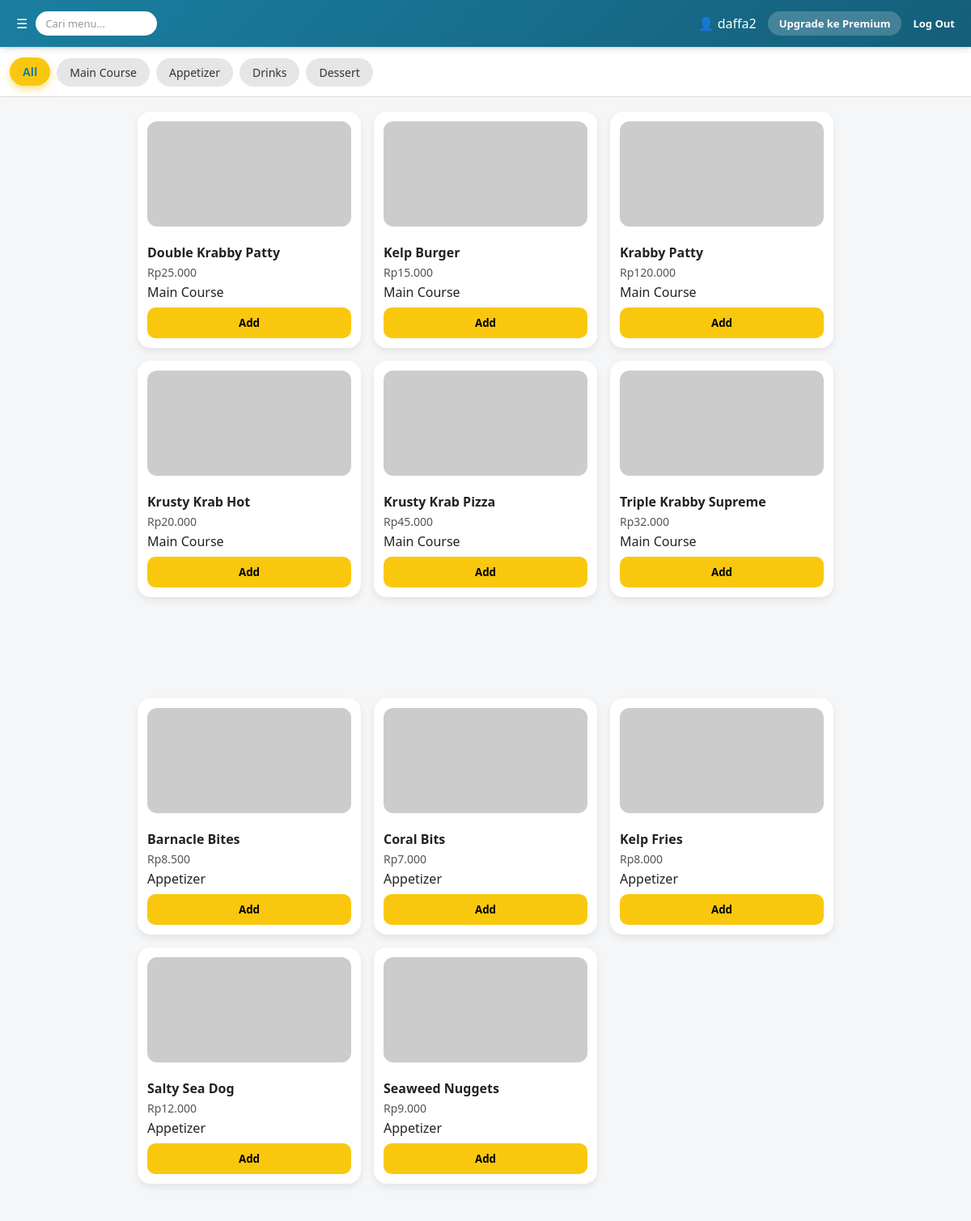
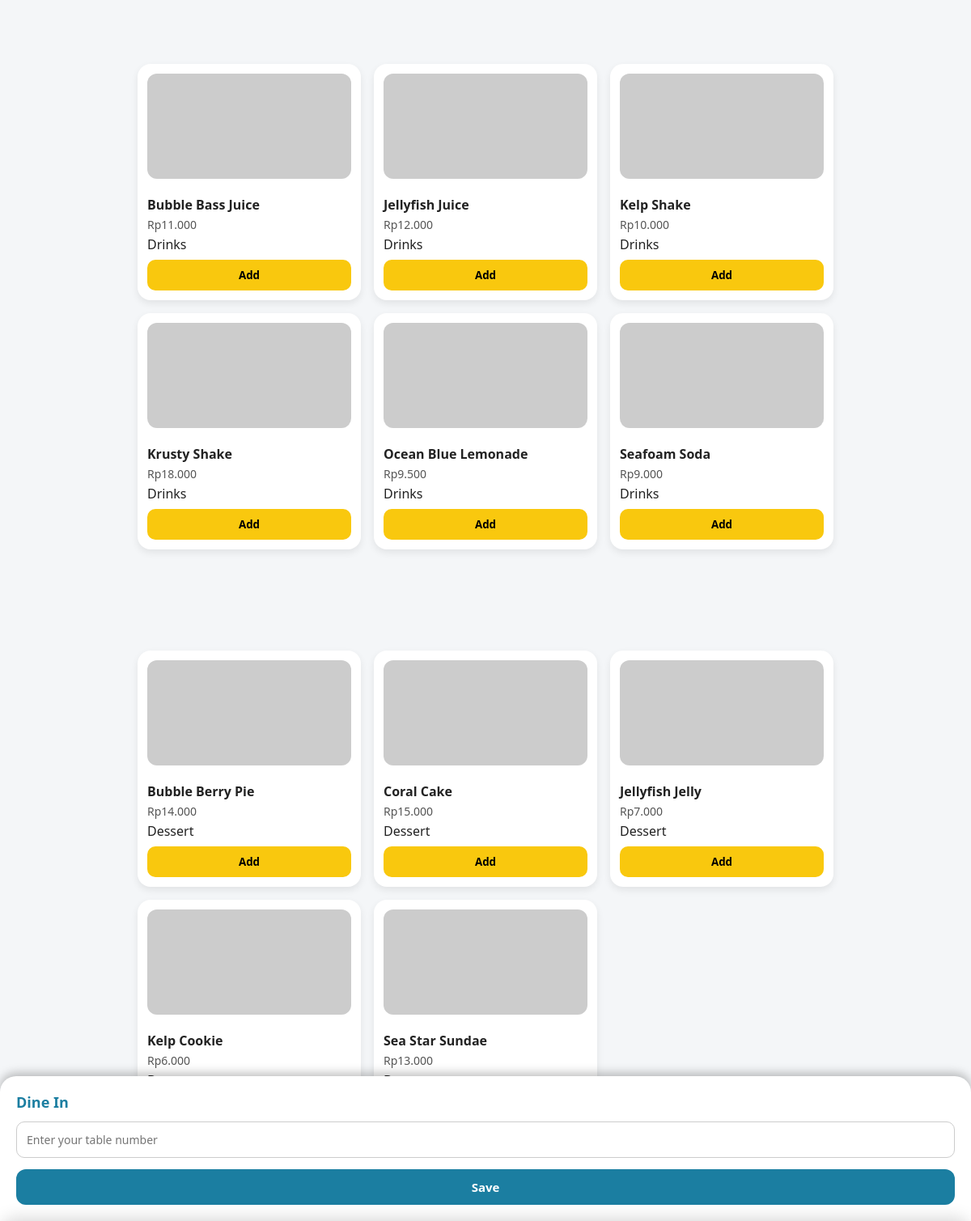
Page /customer_menu.php (signed in) on the committed database (2 pictures, top to bottom).
### tables this page shows
CREATE TABLE `menu` (
  `id_menu` int(11) NOT NULL,
  `nama_menu` varchar(100) NOT NULL,
  `tipe` enum('MAIN_COURSE','APPETIZER','DRINK','DESSERT') NOT NULL,
  `harga_menu` decimal(10,2) NOT NULL,
  `jumlah_stock` int(11) NOT NULL DEFAULT 0,
  `is_aktif` tinyint(1) NOT NULL DEFAULT 1,
  `created_at` timestamp NOT NULL DEFAULT current_timestamp()
);

### get_menu.php (the view, shortened to what this page needs)
<?php
require 'koneksi.php';
$categories = [
  'MAIN_COURSE' => 'Main Course',
  'APPETIZER'   => 'Appetizer',
  'DRINK'       => 'Drinks',
  'DESSERT'     => 'Dessert'
];
foreach ($categories as $tipe => $label):
  $sql = "
    SELECT id_menu, nama_menu, harga_menu
    FROM menu
    WHERE is_aktif = 1 AND tipe = '$tipe'
    ORDER BY nama_menu
  ";
  $result = mysqli_query($conn, $sql);
  switch ($tipe) {
    case 'MAIN_COURSE': $badgeClass = 'bg-secondary'; break;
    case 'APPETIZER':   $badgeClass = 'bg-warning text-dark'; break;
    case 'DRINK':       $badgeClass = 'bg-info'; break;
    case 'DESSERT':     $badgeClass = 'bg-success'; break;
  }
?>
<section class="menu-section" data-tipe="<?= $tipe ?>">
  <div class="menu-container">
    <?php while ($menu = mysqli_fetch_assoc($result)): ?>
      <div class="menu-card menu-item" data-tipe="<?= $tipe ?>">
        <img
          loading="lazy"
          src="https://picsum.photos/400/300?random=<?= $menu['id_menu'] ?>"
          alt="<?= htmlspecialchars($menu['nama_menu']) ?>"
        >
        <h3 class="menu-title">
          <?= htmlspecialchars($menu['nama_menu']) ?>
        </h3>
        <p class="menu-price">
          Rp<?= number_format($menu['harga_menu'], 0, ',', '.') ?>
        </p>
        <span class="badge <?= $badgeClass ?> mb-2 d-inline-block">
          <?= $label ?>
        </span>
        <button
          class="add-btn"
          onclick="openOrder(
            '<?= htmlspecialchars($menu['nama_menu'], ENT_QUOTES) ?>',
            <?= (int)$menu['harga_menu'] ?>
          )"
        >
          Add
        </button>
      </div>
    <?php endwhile; ?>
  </div>
</section>
<?php endforeach; ?>

### customer_menu.php (shortened to what this page needs)
<!DOCTYPE html>
<html lang="id">
<head>
<link rel="stylesheet" href="customer_menu.css">
</head>
<body>
<div class="top-bar">
  <div style="display:flex;align-items:center;gap:10px">
    ☰
    <input
      type="text"
      id="searchInput"
      placeholder="Cari menu..."
      class="menu-search"
      onkeyup="searchMenu(this.value)"
    >
  </div>
  <div class="top-right">
    <span id="profileName">👤 Guest</span>
    <a href="#" class="upgrade" id="btnUpgrade">Upgrade ke Premium</a>
    <button class="logout-btn" onclick="logout()">Log Out</button>
  </div>
</div>
<div class="category-nav">
  <button id="btn-all" class="active" onclick="filterMenu('ALL', this)">All</button>
  <button id="btn-main" onclick="filterMenu('MAIN_COURSE', this)">Main Course</button>
  <button id="btn-appetizer" onclick="filterMenu('APPETIZER', this)">Appetizer</button>
  <button id="btn-drink" onclick="filterMenu('DRINK', this)">Drinks</button>
  <button id="btn-dessert" onclick="filterMenu('DESSERT', this)">Dessert</button>
</div>
<div id="menuContainer">
  <?php include 'get_menu.php'; ?>
</div>
<div class="table-modal" id="tableModal">
  <div class="table-box">
    <h3>Dine In</h3>
    <input
      type="number"
      id="tableInput"
      placeholder="Enter your table number"
      min="1"
      required
    >
    <button id="saveTable" >Save</button>
  </div>
</div>
</body>
</html>

### customer_menu.css (style rules this page uses)
* { margin: 0; padding: 0; box-sizing: border-box; font-family: "Segoe UI", Arial, sans-serif; }
body { background: #f4f6f8; color: #222; min-height: 100vh; }
.top-bar { position: sticky; top: 0; z-index: 100; display: flex; justify-content: space-between; align-items: center; padding: 14px 20px; background: linear-gradient(135deg, #1B7EA1 0%, #145f7a); color: white; box-shadow: 0 2px 8px rgba(0,0,0,0.15); }
.top-right { display: flex; align-items: center; gap: 14px; }
.upgrade { background: rgba(255,255,255,0.2); padding: 6px 14px; border-radius: 999px; font-size: 13px; font-weight: 600; color: white; text-decoration: none; cursor: pointer; transition: 0.2s ease; }
.logout-btn { background: none; border: none; color: white; font-weight: 600; cursor: pointer; font-size: 13px; }
.category-nav { display: flex; gap: 10px; padding: 12px; overflow-x: auto; background: #ffffff; border-bottom: 1px solid #ddd; }
.category-nav button { flex-shrink: 0; border: none; padding: 8px 16px; border-radius: 999px; background: #e6e6e6; color: #333; font-size: 14px; cursor: pointer; transition: 0.2s ease; }
.category-nav .active { background: #F9C80E; color: #000; font-weight: 600; }
.menu-container { max-width: 900px; margin: auto; padding: 20px 20px 100px 20px; display: grid; grid-template-columns: repeat(auto-fit, minmax(240px, 1fr)); gap: 16px; }
.menu-card { background: #ffffff; border-radius: 16px; padding: 12px; box-shadow: 0 4px 10px rgba(0,0,0,0.08); transition: transform 0.15s ease; }
.menu-card img { width: 100%; height: 130px; object-fit: cover; border-radius: 12px; margin-bottom: 8px; }
.menu-card h3 { font-size: 16px; margin: 8px 0 4px 0; }
.menu-card p { font-size: 14px; color: #555; margin: 4px 0; }
.add-btn { width: 100%; padding: 10px; margin-top: 8px; border-radius: 10px; border: none; background: #F9C80E; color: #000; font-weight: 600; cursor: pointer; transition: 0.2s ease; }
.table-modal { position: fixed; bottom: 0; left: 0; width: 100%; background: #ffffff; border-radius: 20px 20px 0 0; padding: 20px; z-index: 30; box-shadow: 0 -4px 12px rgba(0,0,0,0.25); animation: slideUp 0.3s ease; }
.table-box h3 { font-size: 18px; margin-bottom: 12px; }
.table-box h3 { margin-top: 0; color: #1B7EA1; font-size: 18px; margin-bottom: 12px; }
.table-box input { width: 100%; padding: 12px; border-radius: 10px; border: 1px solid #ccc; margin-bottom: 14px; font-size: 14px; }
.table-box button { width: 100%; padding: 12px; background: #1B7EA1; color: white; border: none; border-radius: 12px; font-size: 15px; font-weight: 600; cursor: pointer; }
.table-modal { display: block; }
.menu-card { border-radius: 8px; overflow: hidden; transition: all 0.3s; }
.menu-card img { height: 200px; object-fit: cover; width: 100%; }
.menu-section { margin-bottom: 5px; }
.menu-container { display: grid; grid-template-columns: repeat(auto-fit, minmax(240px, 1fr)); gap: 4px; }
.menu-search { border: none; outline: none; padding: 6px 12px; border-radius: 999px; font-size: 13px; width: 150px; }
.menu-search::placeholder { color: #999; }

### rows in the picture
menu: nama_menu "Double Krabby Patty", harga_menu "25.000", label "Main Course"
menu: nama_menu "Kelp Burger", harga_menu "15.000", label "Main Course"
menu: nama_menu "Krabby Patty", harga_menu "120.000", label "Main Course"
menu: nama_menu "Krusty Krab Hot", harga_menu "20.000", label "Main Course"
menu: nama_menu "Krusty Krab Pizza", harga_menu "45.000", label "Main Course"
menu: nama_menu "Triple Krabby Supreme", harga_menu "32.000", label "Main Course"
menu: nama_menu "Barnacle Bites", harga_menu "8.500", label "Appetizer"
menu: nama_menu "Coral Bits", harga_menu "7.000", label "Appetizer"
menu: nama_menu "Kelp Fries", harga_menu "8.000", label "Appetizer"
menu: nama_menu "Salty Sea Dog", harga_menu "12.000", label "Appetizer"
menu: nama_menu "Seaweed Nuggets", harga_menu "9.000", label "Appetizer"
menu: nama_menu "Bubble Bass Juice", harga_menu "11.000", label "Drinks"
menu: nama_menu "Jellyfish Juice", harga_menu "12.000", label "Drinks"
menu: nama_menu "Kelp Shake", harga_menu "10.000", label "Drinks"
menu: nama_menu "Krusty Shake", harga_menu "18.000", label "Drinks"
menu: nama_menu "Ocean Blue Lemonade", harga_menu "9.500", label "Drinks"
menu: nama_menu "Seafoam Soda", harga_menu "9.000", label "Drinks"
menu: nama_menu "Bubble Berry Pie", harga_menu "14.000", label "Dessert"
menu: nama_menu "Coral Cake", harga_menu "15.000", label "Dessert"
menu: nama_menu "Jellyfish Jelly", harga_menu "7.000", label "Dessert"
menu: nama_menu "Kelp Cookie", harga_menu "6.000"
menu: nama_menu "Sea Star Sundae", harga_menu "13.000"
